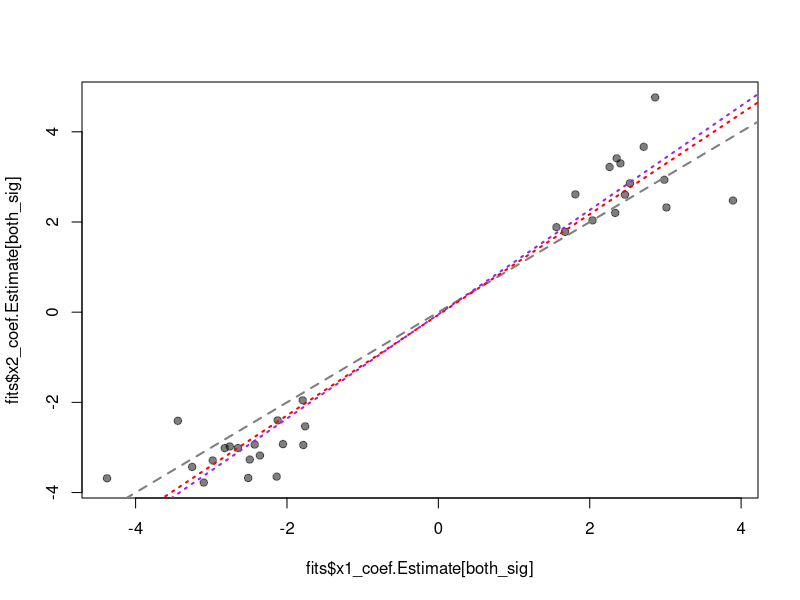
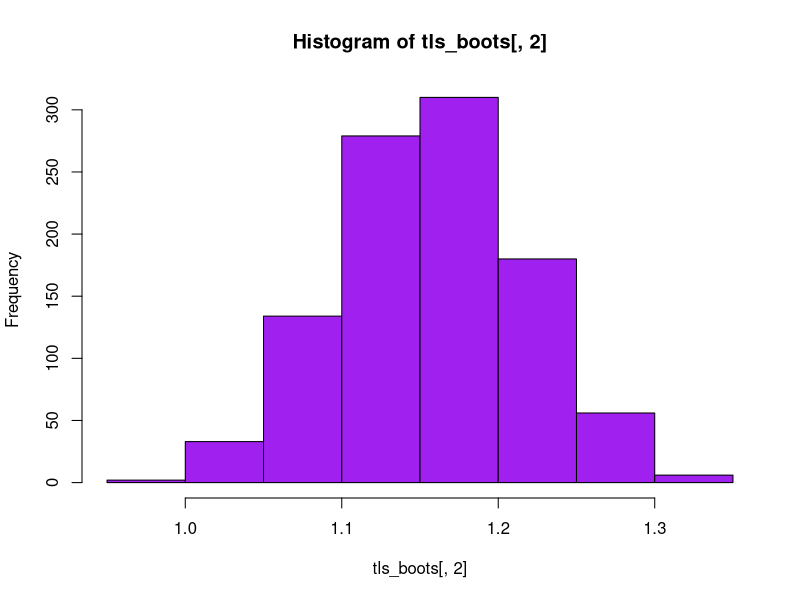

Source code (R) for these figures, in order:
logit <- function(p) log(p / (1-p))
invlogit <- function(x) exp(x) / (1 + exp(x))

n1 <- 5000
n2 <- 5000
p <- 1000
f1 <- rbeta(p, 5, 20)
f2 <- invlogit(logit(f1) - 0.5)

x1 <- sapply(f1, function(prob) rbinom(n1, 2, prob))
x2 <- sapply(f2, function(prob) rbinom(n2, 2, prob))
ind <- c(rep(1, n1), rep(2, n2))

x <- rbind(x1, x2)

h2_tot <- 0.3
b <- t(t(rnorm(p)))

yg <- c(x %*% b)
y <- yg + rnorm(length(yg), sd = sqrt(var(yg) * (1 - h2_tot) / h2_tot))

y1 <- y[ind == 1]
y2 <- y[ind == 2]

fits <- sapply(1:p, function(pi) {
  fit1 <- lm(y1 ~ x1[,pi])
  fit2 <- lm(y2 ~ x2[,pi])
  
  c(x1_coef = summary(fit1)$coefficients[2,c(1,4)],
    x2_coef = summary(fit2)$coefficients[2,c(1,4)])
})

fits <- data.frame(t(fits))

alpha <- 0.1
pop1_sig <- which(p.adjust(fits$x1_coef.Pr...t.., method = "BH") < alpha)
pop2_sig <- which(p.adjust(fits$x2_coef.Pr...t.., method = "BH") < alpha)

both_sig <- intersect(pop1_sig, pop2_sig)
# both_sig <- which(fits$x1_coef.Pr...t.. < alpha & fits$x2_coef.Pr...t.. < alpha)

plot(fits$x1_coef.Estimate[both_sig], fits$x2_coef.Estimate[both_sig], col = adjustcolor(1, 0.5), pch = 19)
abline(0,1, col = "grey50", lty = 2, lwd = 2)
linefit <- summary(lm(fits$x2_coef.Estimate[both_sig] ~ fits$x1_coef.Estimate[both_sig]))$coefficients
(1 - linefit[2,1]) / linefit[2,2]
abline(a = linefit[1,1], b = linefit[2,1], col = "red", lty = 3, lwd = 2)

v <- prcomp(cbind(fits$x1_coef.Estimate[both_sig],fits$x2_coef.Estimate[both_sig]))$rotation
tls_fit <- v[2,1]/v[1,1]
tls_fit <- c(mean(fits$x2_coef.Estimate[both_sig]) - tls_fit * mean(fits$x1_coef.Estimate[both_sig]), tls_fit)
abline(tls_fit[1], tls_fit[2], col = "purple", lwd = 2, lty = 3)

tls_boots <- t(replicate(1000, {
    boot_inds <- sample(1:length(fits$x1_coef.Estimate[both_sig]), length(fits$x1_coef.Estimate[both_sig]), T)
    v <- prcomp(cbind(fits$x1_coef.Estimate[both_sig][boot_inds],fits$x2_coef.Estimate[both_sig][boot_inds]))$rotation
    tls_fit_boot <- v[2,1]/v[1,1]
    tls_fit_boot <- c(mean(fits$x2_coef.Estimate[both_sig][boot_inds]) - tls_fit_boot * mean(fits$x1_coef.Estimate[both_sig][boot_inds]), tls_fit_boot)
    tls_fit_boot
}))

hist(tls_boots[,2], col = "purple")
